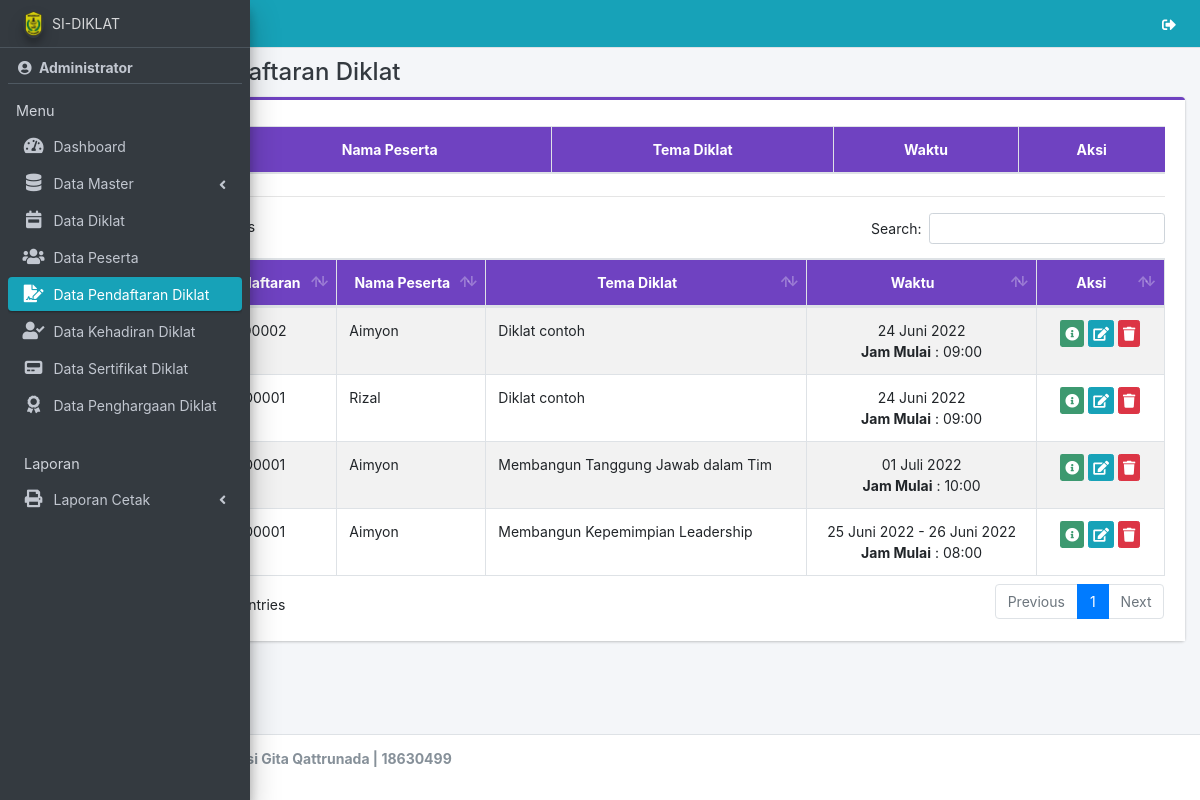
The page /admin/pendaftaran/index.php (signed in) on the database as committed earlier.
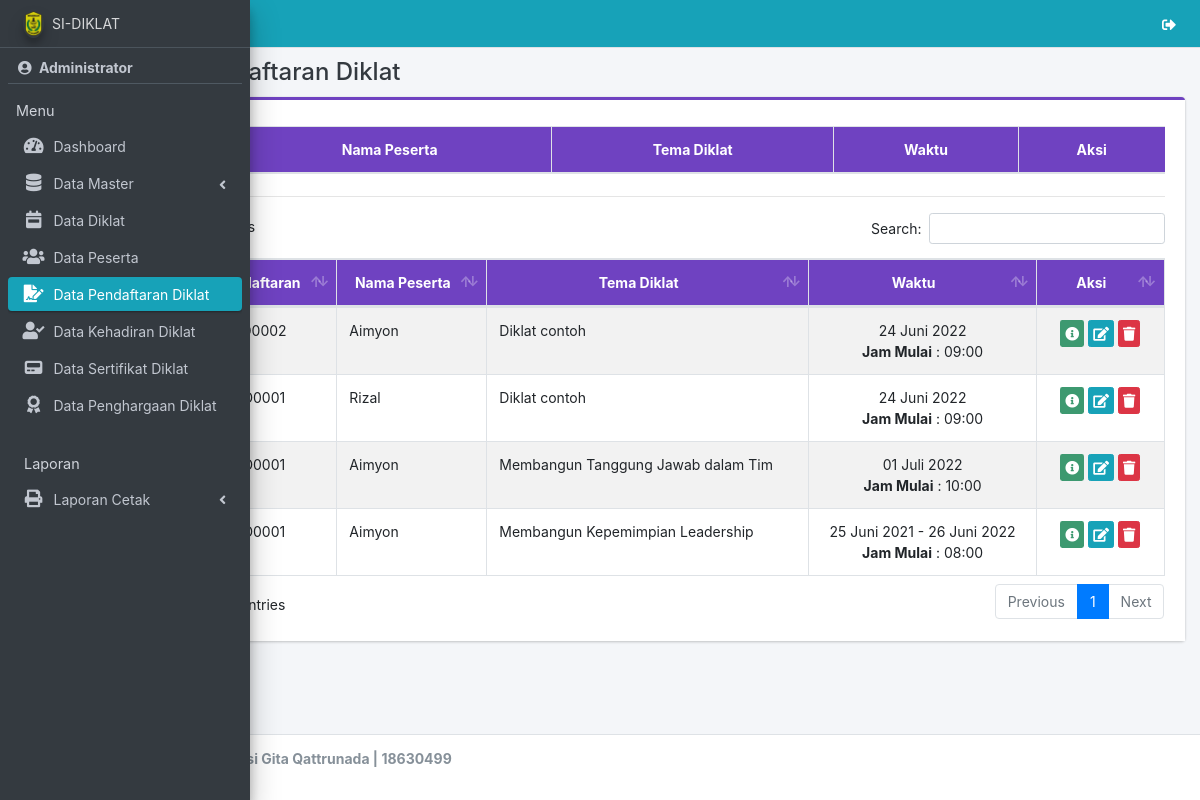
The same page on the database as committed later.
### tables this page shows
CREATE TABLE `pendaftaran` (
  `id_pendaftaran` int(11) NOT NULL,
  `id_peserta` int(11) NOT NULL,
  `nomor` varchar(20) DEFAULT NULL,
  `id_diklat` int(11) NOT NULL,
  `id_instansi` int(11) NOT NULL,
  `verif` char(1) NOT NULL
);

CREATE TABLE `diklat` (
  `id_diklat` int(11) NOT NULL,
  `tema` varchar(100) NOT NULL,
  `id_materi` int(11) NOT NULL,
  `id_tutor` int(11) NOT NULL,
  `tgl_mulai` date NOT NULL,
  `tgl_selesai` date NOT NULL,
  `jam_mulai` varchar(10) NOT NULL,
  `id_ruangan` int(11) NOT NULL,
  `sts` char(1) NOT NULL
);

CREATE TABLE `peserta` (
  `id_peserta` int(11) NOT NULL,
  `nm_peserta` varchar(50) NOT NULL,
  `nip` varchar(30) NOT NULL,
  `tmpt_lahir` varchar(50) NOT NULL,
  `tgl_lahir` date NOT NULL,
  `jk` varchar(20) NOT NULL,
  `hp_peserta` varchar(20) NOT NULL,
  `email_peserta` varchar(50) NOT NULL,
  `pendidikan` varchar(30) NOT NULL,
  `pas_foto` varchar(100) NOT NULL
);

### app/config.php (called while the page is built, shortened)
<?php
function tgl($tanggal)
{
  $bulan = array(
    1 =>   'Januari',
    'Februari',
    'Maret',
    'April',
    'Mei',
    'Juni',
    'Juli',
    'Agustus',
    'September',
    'Oktober',
    'November',
    'Desember'
  );
  $pecahkan = explode('-', $tanggal);
  return $pecahkan[2] . ' ' . $bulan[(int) $pecahkan[1]] . ' ' . $pecahkan[0];
}

### admin/pendaftaran/index.php (the view, shortened to what the changed rows need)
<?php
require '../../app/config.php';
include_once '../../template/header.php';
?>
<div class="content-wrapper">
    <section class="content">
        <div class="container-fluid">
            <div class="row">
                <div class="col-md-12">
                    <div class="card card-purple card-outline">
                        <div class="card-body" style="background-color: white;">
                            <div class="table-responsive">
                                <table class="table table-bordered table-striped dataTable">
                                    <thead class="bg-purple">
                                        <tr align="center">
                                            <th>No</th>
                                            <th>Nama Peserta</th>
                                            <th>Tema Diklat</th>
                                            <th>Waktu</th>
                                            <th>Aksi</th>
                                        </tr>
                                    </thead>
                                </table>
                            </div>
                            <div class="table-responsive">
                                <table id="example1" class="table table-bordered table-striped dataTable">
                                    <thead class="bg-purple">
                                        <tr align="center">
                                            <th>No</th>
                                            <th>No. Pendaftaran</th>
                                            <th>Nama Peserta</th>
                                            <th>Tema Diklat</th>
                                            <th>Waktu</th>
                                            <th>Aksi</th>
                                        </tr>
                                    </thead>
                                    <tbody>
                                        <?php
                                        $no = 1;
                                        $data = $con->query("SELECT * FROM pendaftaran a JOIN diklat b ON a.id_diklat = b.id_diklat JOIN peserta c ON a.id_peserta = c.id_peserta WHERE verif = 1 ORDER BY id_pendaftaran DESC");
                                        while ($row = $data->fetch_array()) {
                                        ?>
                                            <tr>
                                                <td align="center" width="5%"><?= $no++ ?></td>
                                                <td align="center">
                                                    <?php if (!empty($row['nomor'])) {
                                                        echo $row['nomor'];
                                                    } else {
                                                        echo 'Menunggu Verifikasi';
                                                    } ?>
                                                </td>
                                                <td><?= $row['nm_peserta'] ?></td>
                                                <td><?= $row['tema'] ?></td>
                                                <td align="center">
                                                    <?php if ($row['tgl_mulai'] == $row['tgl_selesai']) { ?>
                                                        <?= tgl($row['tgl_mulai']) ?>
                                                    <?php } else { ?>
                                                        <?= tgl($row['tgl_mulai']) . ' - ' . tgl($row['tgl_selesai']) ?>
                                                    <?php } ?>
                                                    <br>
                                                    <b>Jam Mulai</b> : <?= $row['jam_mulai'] ?>
                                                </td>
                                                <td align="center" width="12%">
                                                    <a href="#id<?= $row[0]; ?>" data-toggle="modal" class="btn bg-olive btn-xs" title="Detail"><i class="fa fa-info-circle"></i></a>
                                                    <a href="edit?id=<?= $row[0] ?>" class="btn btn-info btn-xs" title="Edit"><i class="fa fa-edit"></i></a>
                                                    <a href="hapus?id=<?= $row[0] ?>" class="btn btn-danger btn-xs alert-hapus" title="Hapus"><i class="fa fa-trash"></i> </a>
                                                </td>
                                            </tr>
                                        <?php } ?>
                                    </tbody>
                                </table>
                            </div>
                        </div>
                    </div>
                </div>
            </div>
        </div>
    </section>
</div>
<?php
include_once '../../template/footer.php';
?>

Rows that differ between the two databases and show on the page:
changed through a linked row, pendaftaran "Membangun Kepemimpian Leadership": id_diklat.tgl_mulai "25 Juni 2022" → "25 Juni 2021"
